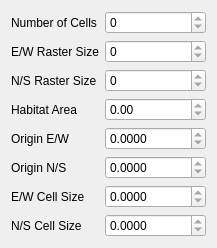
       <widget class="QWidget" name="tab_3">
        <attribute name="title">
         <string>Map</string>
        </attribute>
        <layout class="QGridLayout" name="gridLayout_2">
         <item row="6" column="0">
          <widget class="QLabel" name="label_12">
           <property name="text">
            <string>E/W Cell Size</string>
           </property>
          </widget>
         </item>
         <item row="7" column="0">
          <widget class="QLabel" name="label_17">
           <property name="text">
            <string>N/S Cell Size</string>
           </property>
          </widget>
         </item>
         <item row="5" column="1">
          <widget class="QDoubleSpinBox" name="originYSpinBox">
           <property name="statusTip">
            <string>North / South origin of the coordinate system, taken from the GIS layer metadata.</string>
           </property>
           <property name="readOnly">
            <bool>true</bool>
           </property>
           <property name="decimals">
            <number>4</number>
           </property>
           <property name="minimum">
            <double>-999999999.000000000000000</double>
           </property>
           <property name="maximum">
            <double>999999999.990000009536743</double>
           </property>
           <property name="value">
            <double>0.000000000000000</double>
           </property>
          </widget>
         </item>
         <item row="3" column="0">
          <widget class="QLabel" name="label_13">
           <property name="text">
            <string>Habitat Area</string>
           </property>
          </widget>
         </item>
         <item row="0" column="0">
          <widget class="QLabel" name="label_14">
           <property name="text">
            <string>Number of Cells</string>
           </property>
          </widget>
         </item>
         <item row="4" column="1">
          <widget class="QDoubleSpinBox" name="originXSpinBox">
           <property name="statusTip">
            <string>East / West origin of the coordinate system, taken from the GIS layer metadata.</string>
           </property>
           <property name="readOnly">
            <bool>true</bool>
           </property>
           <property name="suffix">
            <string/>
           </property>
           <property name="decimals">
            <number>4</number>
           </property>
           <property name="minimum">
            <double>-999999999.000000000000000</double>
           </property>
           <property name="maximum">
            <double>999999999.000000000000000</double>
           </property>
           <property name="value">
            <double>0.000000000000000</double>
           </property>
          </widget>
         </item>
         <item row="1" column="1">
          <widget class="QSpinBox" name="hGridSizeSpinBox">
           <property name="statusTip">
            <string>The horizontal grid size of the current GIS habitat layer</string>
           </property>
           <property name="readOnly">
            <bool>true</bool>
           </property>
           <property name="maximum">
            <number>999999999</number>
           </property>
          </widget>
         </item>
         <item row="7" column="1">
          <widget class="QDoubleSpinBox" name="cellSizeYSpinBox">
           <property name="statusTip">
            <string>The size of a cell in the North / South direction.</string>
           </property>
           <property name="readOnly">
            <bool>true</bool>
           </property>
           <property name="decimals">
            <number>4</number>
           </property>
           <property name="minimum">
            <double>-1000000000.000000000000000</double>
           </property>
           <property name="maximum">
            <double>999999999.990000009536743</double>
           </property>
          </widget>
         </item>
         <item row="1" column="0">
          <widget class="QLabel" name="label_15">
           <property name="text">
            <string>E/W Raster Size</string>
           </property>
          </widget>
         </item>
         <item row="2" column="0">
          <widget class="QLabel" name="label_16">
           <property name="text">
            <string>N/S Raster Size</string>
           </property>
          </widget>
         </item>
         <item row="4" column="0">
          <widget class="QLabel" name="label_23">
           <property name="text">
            <string>Origin E/W</string>
           </property>
          </widget>
         </item>
         <item row="2" column="1">
          <widget class="QSpinBox" name="vGridSizeSpinBox">
           <property name="statusTip">
            <string>The vertical grid size of the current GIS habitat layer</string>
           </property>
           <property name="readOnly">
            <bool>true</bool>
           </property>
           <property name="maximum">
            <number>999999999</number>
           </property>
          </widget>
         </item>
         <item row="3" column="1">
          <widget class="QDoubleSpinBox" name="habitatAreaSpinBox">
           <property name="statusTip">
            <string>The total area of the habitat in km squared.</string>
           </property>
           <property name="readOnly">
            <bool>true</bool>
           </property>
           <property name="suffix">
            <string/>
           </property>
           <property name="maximum">
            <double>999999999.990000009536743</double>
           </property>
          </widget>
         </item>
         <item row="5" column="0">
          <widget class="QLabel" name="label_8">
           <property name="text">
            <string>Origin N/S</string>
           </property>
          </widget>
         </item>
         <item row="0" column="1">
          <widget class="QSpinBox" name="nCellsSpinBox">
           <property name="statusTip">
            <string>Displays the number of cells in the landscape that contain some habitat.</string>
           </property>
           <property name="readOnly">
            <bool>true</bool>
           </property>
           <property name="maximum">
            <number>999999999</number>
           </property>
          </widget>
         </item>
         <item row="6" column="1">
          <widget class="QDoubleSpinBox" name="cellSizeXSpinBox">
           <property name="statusTip">
            <string>The size of a cell in the East / West direction. </string>
           </property>
           <property name="readOnly">
            <bool>true</bool>
           </property>
           <property name="decimals">
            <number>4</number>
           </property>
           <property name="minimum">
            <double>-999999999.000000000000000</double>
           </property>
           <property name="maximum">
            <double>999999999.990000009536743</double>
           </property>
          </widget>
         </item>
        </layout>
       </widget>
